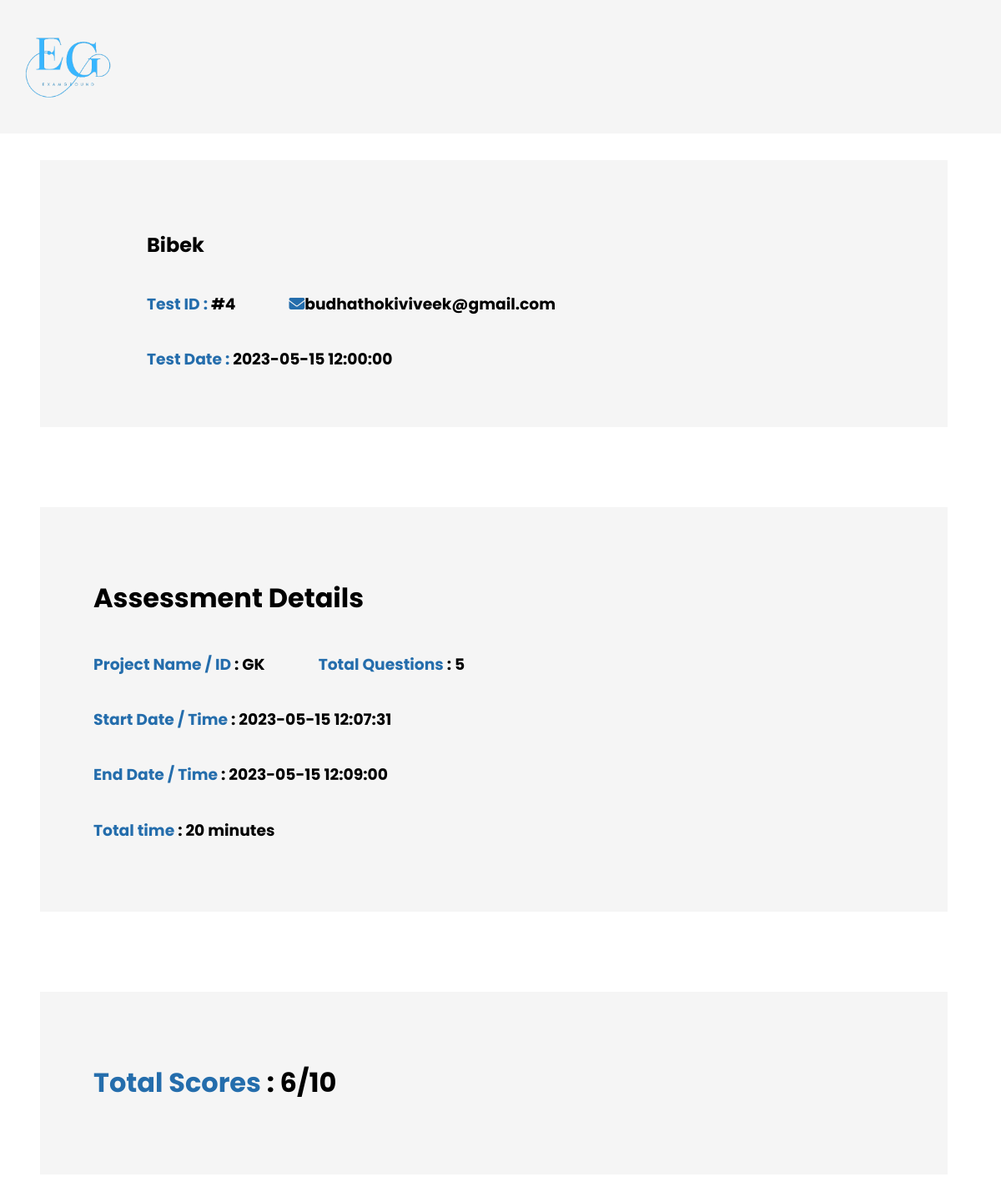
The app's page /viewresult.php (signed in) with its own data.
### tables this page shows
CREATE TABLE `exams` (
  `exam_id` int NOT NULL,
  `title` varchar(100) NOT NULL,
  `duration` int NOT NULL,
  `totalQuestions` int NOT NULL,
  `correctMarks` int NOT NULL,
  `wrongMarks` int NOT NULL,
  `scheduledDate` datetime NOT NULL,
  `creationDate` datetime NOT NULL,
  `userID` int NOT NULL
);

CREATE TABLE `results` (
  `result_id` int NOT NULL,
  `name` varchar(50) NOT NULL,
  `email` varchar(100) NOT NULL,
  `start_time` datetime NOT NULL,
  `end_time` datetime NOT NULL,
  `duration` int NOT NULL,
  `response_time` time NOT NULL,
  `total_scores` int NOT NULL,
  `exam_id` int NOT NULL,
  `student_id` int NOT NULL
);

### viewresult.php (the view, shortened to what this page needs)
<!DOCTYPE html>
<html lang="en">
<head>
    <link rel="stylesheet" href="css/result.css">
</head>
<body>
   <?php session_start();
       $servername = "localhost";
       $username = "root";
       $password = "Harshit2053@";
       $dbname = "examweb";
       $conn = new mysqli($servername, $username, $password, $dbname);
   $exam_id = $_SESSION["exam_id"];
   $sql = "SELECT * FROM results WHERE student_id='$_SESSION[studentID]'";
   $result = mysqli_query($conn, $sql);
   $email_count3 = mysqli_num_rows($result);
   if($email_count3) {
       $row = mysqli_fetch_assoc($result);
       $start_time= $row["start_time"];
       $end_time=  $row["end_time"];
       $Duration =$row["duration"];
       $total_marks = $row["total_scores"];
    $sql2 = "SELECT * FROM exams WHERE exam_id='$exam_id'";
   $result2 = mysqli_query($conn, $sql2);
   $email_count2 = mysqli_num_rows($result2);
   if($email_count2) {
    $row2 = mysqli_fetch_assoc($result2);
    $scheduledDate=$row2["scheduledDate"];
    $title=$row2["title"];
    $totalQuestions=$row2["totalQuestions"];
    $correctMarks=$row2["correctMarks"];
    $sql3 = "SELECT * FROM students WHERE student_id='$_SESSION[studentID]'";
    $result3 = mysqli_query($conn, $sql3);
    $email_count3 = mysqli_num_rows($result3);
    if($email_count3) {
   ?>
<div id="nav">
        <div id="logo">
        </div>
</div>
<div class="container">
    <div id="right-side">
        <div id="Name">
            <h2><strong><?php echo $_SESSION["name"];?></strong> </h2>
        </div>
        <div class="row2">
            <div id="TestID">
            <h3><span>Test ID :</span>  #<?php echo $exam_id ;?></h3>
            </div>
            <div id="Mail">
                <h3><span class="fa-solid fa-envelope"></span><?php echo $_SESSION["email"];?><h3>
            </div>
        </div>
        <div id="TestDate">
            <h3><span>Test Date :</span> <?php echo $scheduledDate;?></h3>
        </div>
    </div>
</div>
<div class="container2">
    <div id="title">
        <h1>Assessment Details</h1>
    </div>
    <div class="row2">
            <div id="TestID">
            <h3><span>Project Name / ID </span> : <?php echo $title;?></h3>
            </div>
            <div id="Mail">
                <h3><span> Total Questions </span> : <?php echo  $totalQuestions; ?><h3>
            </div>
        </div>
        <div  lass="row2">
            <div id="TestID">
            <h3><span>Start Date / Time </span> :  <?php echo $start_time;?></h3>
            </div>
            <div id="Mail">
                <h3><span>End Date / Time </span> : <?php echo $end_time;?><h3>
            </div>
        </div>
        <div class="row2">
            <div id="TestID">
            <h3><span>Total time </span>  : <?php echo $Duration." minutes";?></h3>
            </div>
        </div>
</div>
<div class="container2">
<div id="title">
        <h1><span>Total Scores</span> : <?php echo $total_marks;?>/<?php echo ($totalQuestions*$correctMarks);?> </h1>
    </div>
    <?php } } }?>
</div>
</body>
</html>

### css/result.css (style rules this page uses)
body { margin: 0; padding: 0; font-family: 'Poppins', sans-serif; background-color: #fff; overflow-x: hidden; }
#nav { height: 10em; position: fixed; top: 0; background-color: #f5f5f5; margin-bottom: 3em; width: 100%; }
#logo { background: url("../Pink_and_Black_Modern_Initials_Logo_Design__1_-removebg-preview.png") no-repeat; background-size: 10em 100%; height: 100%; width: 100%; }
.container { margin-top: 12em; display: flex; height: 10em; padding: 4em; background-color: #f5f5f5; width: 80%; margin-left: 3em; margin-right: 3em; overflow-x: hidden; overflow-y: hidden; padding-bottom: 6em; }
.container2 { margin-top: 6em; display: flex; padding: 4em; background-color: #f5f5f5; width: 80%; margin-left: 3em; margin-right: 3em; overflow-x: hidden; padding-bottom: 4em; flex-direction: column; margin-bottom: 2em; }
#right-side { flex: 1; }
.row2 { display: flex; flex-direction: row; }
#TestID { margin-right: 4em; }
span { color: #246dac; }
h3 { display: inline-block; }

### records on screen
exams: scheduledDate "2023-05-15 12:00:00", title "GK", totalQuestions "5", $totalQuestions*$correctMarks "10"
results: start_time "2023-05-15 12:07:31", end_time "2023-05-15 12:09:00", duration "20", total_scores "6"

### other values on screen
$_SESSION["name"] "Bibek"
$exam_id "4"
$_SESSION["email"] "budhathokiviveek@gmail.com"
